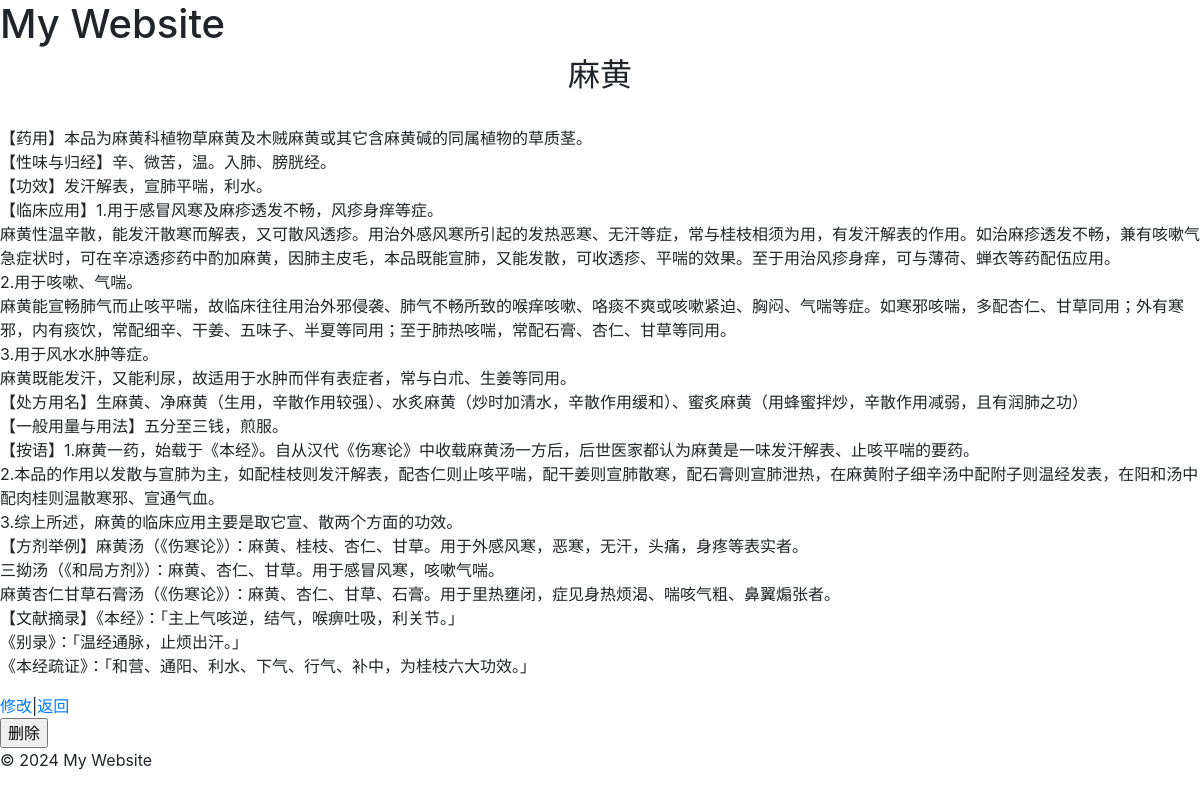
/麻黄, run on the app's committed database.
### tables this page shows
CREATE TABLE posts (
    id INTEGER PRIMARY KEY AUTOINCREMENT,
    title TEXT NOT NULL,
    content TEXT NOT NULL
);

### .ipynb_checkpoints/main-checkpoint.py (the view)
@app.route('/<string:title>')
def post(title):
    conn = get_db_connection()
    post = conn.execute('SELECT * FROM posts WHERE title =?', (title,)).fetchone()
    conn.close()
    return render_template('post.html', post=post)

### .ipynb_checkpoints/main-checkpoint.py (called while the page is built)
def get_db_connection():
    conn = sqlite3.connect('database.db')
    conn.row_factory = sqlite3.Row
    return conn

### templates/post.html (shortened to what this page needs)
{% extends 'base.html' %}
{% block content %}
    <div>
         <h2 style="text-align: center;">{{ post['title'] }}</h2>
         <p>{{ post['content'].replace('\n', '<br>') | safe }}</p>
    </div>
    <a href="{{ url_for('edit', id=post['id']) }}">修改</a>|<a href="{{ url_for('index') }}">返回</a>
     <form action="{{ url_for('delete', id=post['id']) }}" method="post">
         <input type="submit" value="删除" onclick="return confirm('确定要删除吗？')">
     </form>
{% endblock %}

### templates/base.html (shortened to what this page needs)
<!DOCTYPE html>
<html lang="en">
<head>
    <link rel="stylesheet" href="https://stackpath.bootstrapcdn.com/bootstrap/4.5.2/css/bootstrap.min.css">
</head>
<body>
    <header>
        <h1>My Website</h1>
    </header>
    <main>
        {% block content %}{% endblock %}
    </main>
    <footer>
        <p>&copy; 2024 My Website</p>
    </footer>
</body>
</html>

### data on the page
posts: title "麻黄", content.replace "【药用】本品为麻黄科植物草麻黄及木贼麻黄或其它含麻黄碱的同属植物的草质茎。 【性味与归经】辛、微苦，温。入肺、膀胱经。 【功效】发汗解表，宣肺平喘，利水。 【临床应用】1.用于感冒风寒及麻疹透发不畅，风疹身痒等症。 麻黄性温辛散，能发汗散寒而解表，又可散风透疹。用治外感风寒所引起的发热恶寒、无汗等症，常与桂枝相须为用，有发汗解表的作用。如治麻疹透发不畅，兼有咳嗽气急症状时，可在辛凉透疹药中酌加麻黄，因肺主皮毛，本品既能宣肺，又能发散，可收透疹、平喘的效果。至于用治风疹身痒，可与薄荷、蝉衣等药配伍应用。 2.用于咳嗽、气喘。 麻黄能宣畅肺气而止咳平喘，故临床往往用治外邪侵袭、肺气不畅所致的喉痒咳嗽、咯痰不爽或咳嗽紧迫、胸闷、气喘等症。如寒邪咳喘，多配杏仁、甘草同用；外有寒邪，内有痰饮，常配细辛、干姜、五味子、半夏等同用；至于肺热咳喘，常配石膏、杏仁、甘草等同用。 3.用于风水水肿等症。 麻黄既能发汗，又能利尿，故适用于水肿而伴有表症者，常与白朮、生姜等同用。 【处方用名】生麻黄、净麻黄（生用，辛散作用较强）、水炙麻黄（炒时加清水，辛散作用缓和）、蜜炙麻黄（用蜂蜜拌炒，辛散作用减弱，且有润肺之功） 【一般用量与用法】五分至三钱，煎服。 【按语】1.麻黄一药，始载于《本经》。自从汉代《伤寒论》中收载麻黄汤一方后，后世医家都认为麻黄是一味发汗解表、止咳平喘的要药。 2.本品的作用以发散与宣肺为主，如配桂枝则发汗解表，配杏仁则止咳平喘，配干姜则宣肺散寒，配石膏则宣肺泄热，在麻黄附子细辛汤中配附子则温经发表，在阳和汤中配肉桂则温散寒邪、宣通气血。…"
